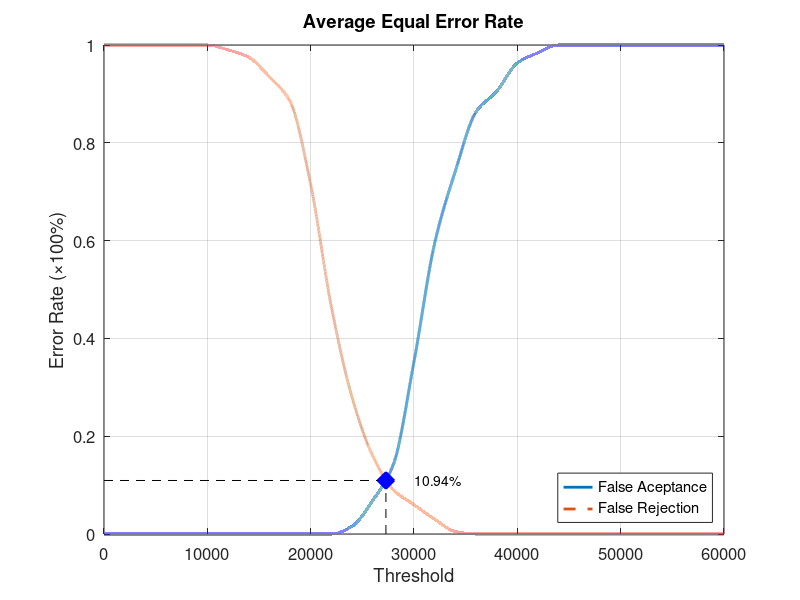
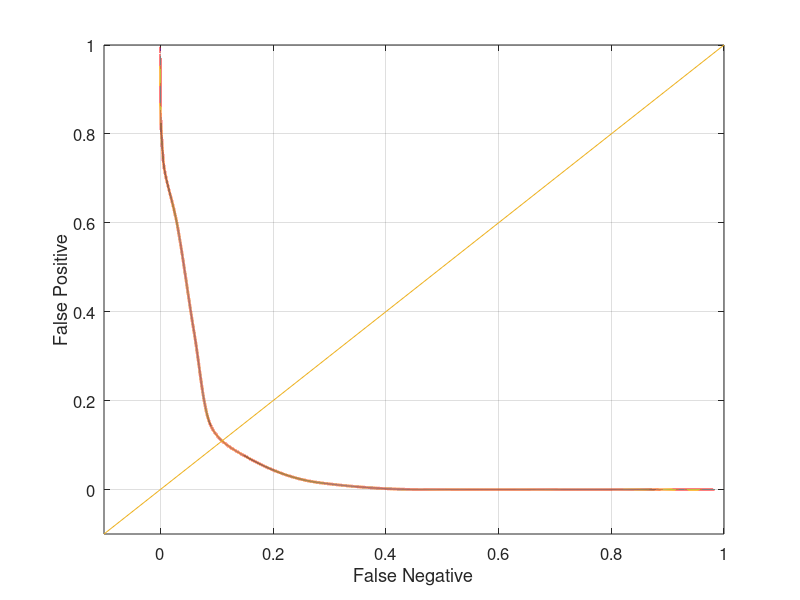

MATLAB code to generate these figures, in order:
function yEER = Database5_4
close all;
clear;
clc;
x = 0:2000:60000;
xq = 0:0.5:60000;

y0 = [0 0 0 0 0 0 0 0 0 0 0 0 0.0157895 0.0684211 0.142105 0.352632 0.594737 0.742105 0.863158 0.905263 0.963158 0.984211 1 1 1 1 1 1 1 1 1];
yy0 = interp1(x, y0, xq, 'pchip');
y1 = [1 1 1 1 1 1 0.99 0.975 0.935 0.885 0.715 0.465 0.28 0.16 0.09 0.06 0.03 0.005 0 0 0 0 0 0 0 0 0 0 0 0 0];
yy1 = interp1(x, y1, xq, 'pchip');

% Calculating EER: 
y2 = abs(y0 - y1);
find(y2 == min(y2))
yy2 = abs(yy0 - yy1);
xEER = find(yy2 == min(yy2));
xEERIndex = xq(xEER) % X-axis EER
yEER = yy0(xEER) % Y-axis EER

main = figure
plot(xq, yy0,'-','LineWidth', 2);	hold on
plot(xq, yy1,'--','LineWidth', 2);	hold on
plot([xEERIndex xEERIndex], [0 yEER], 'k--');	hold on
plot([0 xEERIndex], [yEER yEER], 'k--');	hold on
plot(xEERIndex, yEER, 'bx', 'LineWidth', 10);	hold on
text(xEERIndex + 10 * xEERIndex / 100, yEER, [num2str(round((10000 * yEER)) / 100) '%'])
legend('False Aceptance', 'False Rejection', 'Location', 'SouthEast')
xlabel('Threshold')
ylabel('Error Rate (\times100%)')
title('Average Equal Error Rate')
set(gca, 'FontSize', 12)
axis([0 60000 0 1])
grid on

print(main, 'Database5_4Main', '-dpng');
FNRxFPR = figure('Color', [1 1 1]);
plot(yy1, yy0, '-', yy1, yy0, 'LineWidth', 2);
hold on
y = -0.1:0.1:1
plot(y, y); 
set(gca, 'FontSize', 12)
xlabel('False Negative')
ylabel('False Positive')
axis([-0.1 1 -0.1 1])
set(gca, 'FontSize', 12)
grid on

print(FNRxFPR, 'Database5_4FNRxFPR','-dpng');
end
